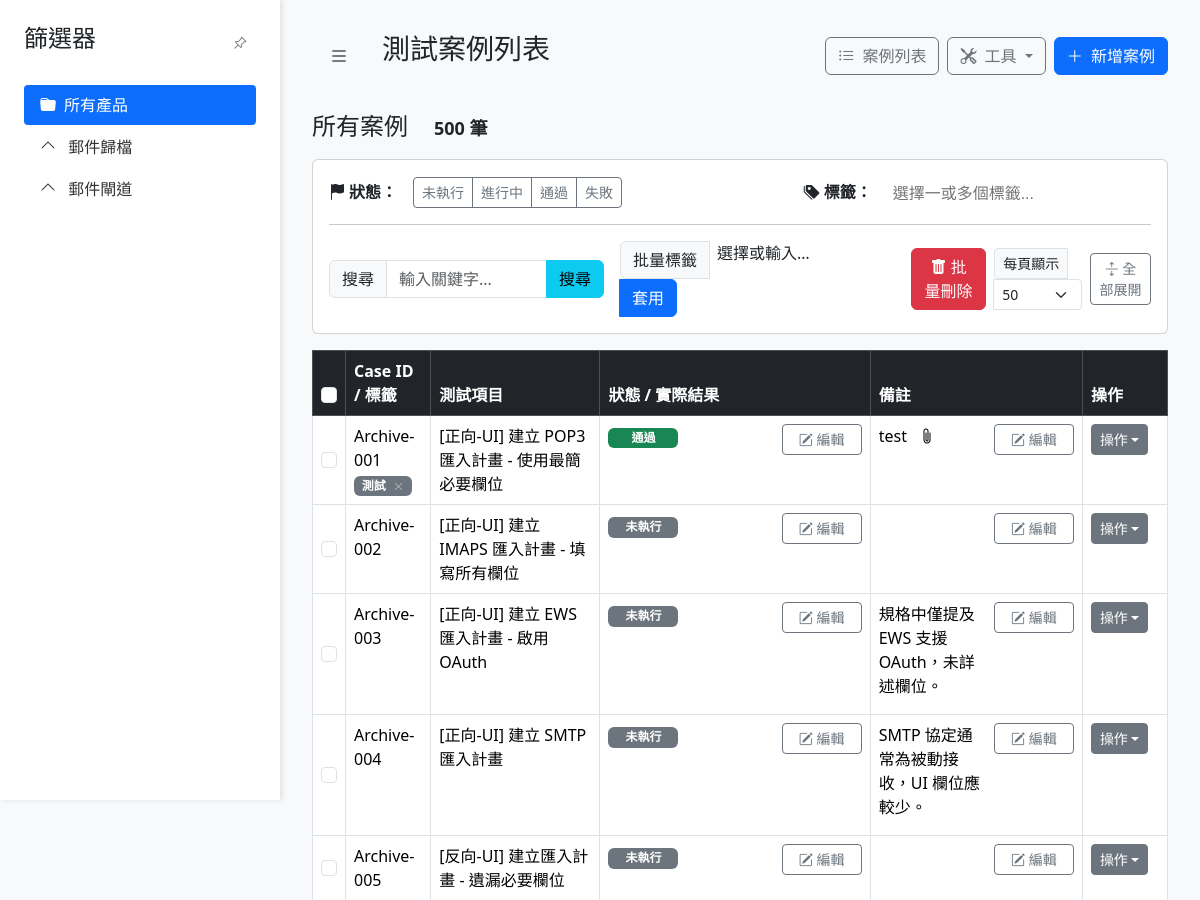
Before: / (upper part) with the older database file.
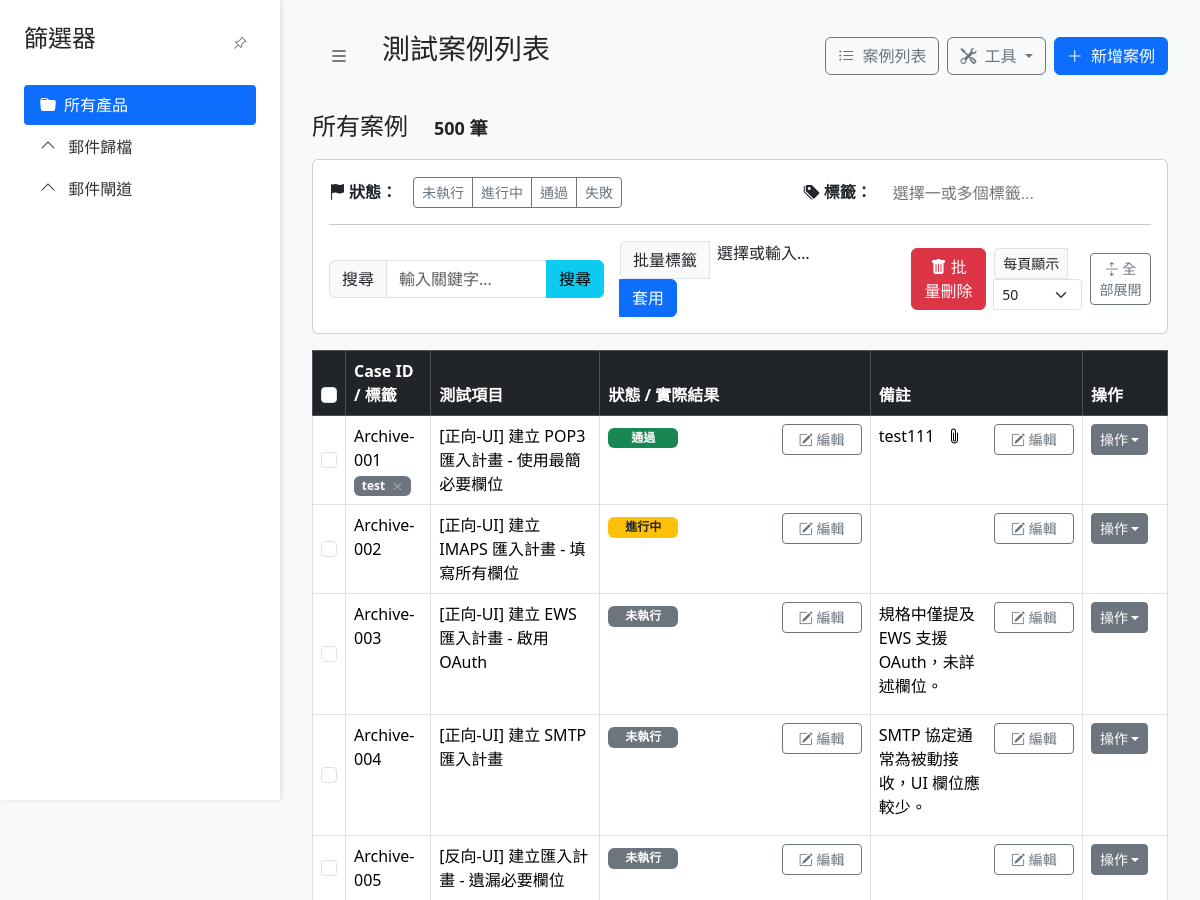
After: the same page with the newer database file.
### models.py (models this page shows, shortened)
class TestCase(db.Model):
    id = db.Column(db.Integer, primary_key=True)
    product_type = db.Column(db.String(50), nullable=False, default='未分類產品')
    category = db.Column(db.String(100), nullable=False)
    main_category = db.Column(db.String(50), nullable=True)
    sub_category = db.Column(db.String(50), nullable=True)
    case_id = db.Column(db.String(50), unique=True, nullable=False)
    test_item = db.Column(db.String(200), nullable=False)
    test_purpose = db.Column(db.Text, nullable=True)
    preconditions = db.Column(db.Text, nullable=True)
    test_steps = db.Column(db.Text, nullable=True)
    expected_result = db.Column(db.Text, nullable=True)
    actual_result = db.Column(db.Text, nullable=True)
    status = db.Column(db.String(20), nullable=False, default='未執行')
    notes = db.Column(db.Text, nullable=True)
    reference = db.Column(db.String(200), nullable=True)
    tags = db.relationship('Tag', secondary=test_case_tags, lazy='subquery',
                           backref=db.backref('test_cases', lazy=True))
    attachments = db.relationship('Attachment', backref='test_case', lazy=True, cascade="all, delete-orphan")

class Tag(db.Model):
    id = db.Column(db.Integer, primary_key=True)
    name = db.Column(db.String(50), unique=True, nullable=False)

### app.py (the view, shortened to what this page needs)
@app.route('/')
def index():
    page = request.args.get('page', 1, type=int)
    per_page = request.args.get('per_page', 50, type=int)
    if per_page not in [10, 20, 30, 40, 50]:
        per_page = 50
    selected_statuses = request.args.getlist('status')
    selected_tags = request.args.getlist('tag')
    search_term = request.args.get('search_term', '').strip()
    all_cases_for_tree = db.session.query(TestCase.product_type, TestCase.main_category, TestCase.sub_category).distinct().all()
    tree_data = {}
    for prod, main_cat, sub_cat in all_cases_for_tree:
        if not prod: continue
        if prod not in tree_data: tree_data[prod] = {}
        if main_cat and main_cat not in tree_data[prod]: tree_data[prod][main_cat] = []
        if main_cat and sub_cat and sub_cat not in tree_data[prod][main_cat]:
            tree_data[prod][main_cat].append(sub_cat)
    selected_product = request.args.get('product')
    selected_main_category = request.args.get('main_category')
    selected_sub_category = request.args.get('sub_category')
    global_precondition = None
    if selected_product:
        CATEGORY_RULES = load_category_rules()
        global_preconditions = CATEGORY_RULES.get('global_preconditions', {})
        global_precondition = global_preconditions.get(selected_product)
    query = TestCase.query
    if selected_product:
        query = query.filter_by(product_type=selected_product)
    if selected_main_category:
        query = query.filter_by(main_category=selected_main_category)
    if selected_sub_category:
        query = query.filter_by(sub_category=selected_sub_category)
    if selected_statuses:
        query = query.filter(TestCase.status.in_(selected_statuses))
    if selected_tags:
        for tag_name in selected_tags:
            query = query.filter(TestCase.tags.any(name=tag_name))
    pagination = query.order_by(TestCase.case_id).paginate(page=page, per_page=per_page, error_out=False)
    cases_to_display = pagination.items
    all_tags = Tag.query.order_by(Tag.name).all()
    return render_template('cases.html',
                           cases=cases_to_display,
                           tree_data=tree_data,
                           pagination=pagination,
                           selected_product=selected_product,
                           selected_main_category=selected_main_category,
                           selected_sub_category=selected_sub_category,
                           global_precondition=global_precondition,
                           per_page=per_page,
                           all_tags=all_tags,
                           selected_tags=selected_tags,
                           selected_statuses=selected_statuses,
                           search_term=search_term)

### app.py (called while the page is built)
@app.context_processor
def inject_status_options():
    status_options = ['未執行', '進行中', '通過', '失敗']
    return dict(status_options=status_options)

@app.context_processor
def utility_processor():
    return dict(render_manual_list=render_manual_list_in_template)

### templates/cases.html (shortened to what the changed rows need)
{% extends 'base.html' %}
{% block sidebar %}
    <nav class="tree-nav">
        <ul>
            {% for product, main_categories in tree_data.items()|sort %}
                <li class="parent {% if product == selected_product %}active open{% endif %}">
                    <a href="{{ url_for('index', product=product) }}">
                        {{ product }}
                    </a>
                </li>
            {% endfor %}
        </ul>
    </nav>
{% endblock %}
{% block content %}
    <form id="bulk-action-form" method="POST">
        <div class="sticky-bar">
            <div class="card">
                <div class="card-body">
                    <div class="row g-3 align-items-center mb-3">
                        <div class="col">
                            <div class="btn-group btn-group-sm" role="group">
                                {% for status in status_options %}
                                <a href="#" class="btn btn-outline-secondary filter-btn status-filter {% if status in selected_statuses %}active{% endif %}" data-filter-type="status" data-filter-value="{{ status }}">
                                    {{ status }}
                                </a>
                                {% endfor %}
                            </div>
                        </div>
                    </div>
                </div>
            </div>
        </div>
        <div class="table-responsive">
            <table class="table table-hover table-bordered caption-top table-fixed-layout">
                <caption></caption>
                <thead class="table-dark">
                    <tr>
                        <th style="width: 3%;"><input class="form-check-input" type="checkbox" id="select-all-checkbox"></th>
                        <th style="width: 10%;">Case ID / 標籤</th>
                        <th style="width: 20%;">測試項目</th>
                        <th style="width: 32%;">狀態 / 實際結果</th>
                        <th style="width: 25%;">備註</th>
                        <th style="width: 10%;">操作</th>
                    </tr>
                </thead>
                <tbody id="case-table-body">
                {% for case in cases %}
                        <tr class="expandable-row"
                            data-bs-target="#collapse-{{ case.id }}"
                            style="cursor: pointer;"
                            hx-get="{{ url_for('get_case_details', id=case.id) }}"
                            hx-target="#details-content-{{ case.id }}"
                            hx-swap="innerHTML"
                            hx-trigger="click once">
                            <td class="text-center align-middle">
                                <input class="form-check-input case-checkbox" type="checkbox" name="case_ids" value="{{ case.id }}">
                            </td>
                            <td>
                                {{ case.case_id }}
                                {% include 'partials/_tags_display.html' %}
                            </td>
                            <td>{{ case.test_item }}</td>
                            <td>
                                <div id="status-result-wrapper-{{ case.id }}">
                                    {% include 'partials/_status_result_display.html' %}
                                </div>
                            </td>
                            <td>
                                <div id="notes-wrapper-{{ case.id }}">
                                    {% include 'partials/_notes_display.html' %}
                                </div>
                            </td>
                            <td>
                                <div class="dropdown">
                                    <button class="btn btn-secondary btn-sm dropdown-toggle" type="button" data-bs-toggle="dropdown">操作</button>
                                </div>
                            </td>
                        </tr>
                {% else %}
                    <tr>
                        <td colspan="6" class="text-center">找不到符合篩選條件的測試案例。</td>
                    </tr>
                {% endfor %}
                </tbody>
            </table>
        </div>
    </form>
    <link href="https://cdn.jsdelivr.net/npm/select2@4.1.0-rc.0/dist/css/select2.min.css" rel="stylesheet" />
    <link rel="stylesheet" href="https://cdn.jsdelivr.net/npm/select2-bootstrap-5-theme@1.3.0/dist/select2-bootstrap-5-theme.min.css" />
{% endblock %}

### templates/partials/_tags_display.html
<div id="tags-{{ case.id }}" class="tags-container">
    {% if case.tags %}
        {% for tag in case.tags %}
            <span class="badge bg-secondary me-1">
                {{ tag.name }}
                <button class="btn-close btn-close-white ms-1" style="font-size: 0.6em;"
                        hx-post="{{ url_for('delete_tag', id=case.id) }}"
                        hx-target="#tags-{{ case.id }}"
                        hx-swap="outerHTML"
                        hx-vals='{"tag": "{{ tag.name }}"}'
                        aria-label="Delete tag"></button>
            </span>
        {% endfor %}
    {% else %}
        <span class="text-muted fst-italic"></span>
    {% endif %}
</div>

### templates/partials/_status_result_display.html (shortened to what this page needs)
<div class="cell-edit-trigger">
    <p class="mb-2">
        <span class="badge
            {% if case.status == '通過' %} bg-success
            {% elif case.status == '失敗' %} bg-danger
            {% elif case.status == '進行中' %} bg-warning text-dark
            {% else %} bg-secondary
            {% endif %} me-2" style="width: 70px;">
            {{ case.status }}
        </span>
    </p>
    <button type="button"
            hx-get="{{ url_for('edit_status_result', id=case.id) }}"
            hx-target="#status-result-wrapper-{{ case.id }}"
            hx-swap="innerHTML"
            class="btn btn-outline-secondary btn-sm">
        <i class="bi bi-pencil-square"></i> 編輯
    </button>
</div>

### templates/partials/_notes_display.html
<div class="cell-edit-trigger">
    <p class="mb-2">
        <span style="white-space: pre-wrap;">{{ case.notes or '' }}</span>
        {% if case.attachments %}
            <i class="bi bi-paperclip ms-2" title="有附件"></i>
        {% endif %}
    </p>
    <button type="button"
            class="btn btn-outline-secondary btn-sm"
            hx-get="{{ url_for('edit_notes', id=case.id) }}"
            hx-target="#notes-wrapper-{{ case.id }}"
            hx-swap="innerHTML">
        <i class="bi bi-pencil-square"></i> 編輯
    </button>
</div>

Changed rows visible on the page:
changed TestCase "Archive-001": loses Tag (name "測試"); notes "test" → "test111"
added Tag: name "test", shown under TestCase "Archive-001"
changed TestCase "Archive-002": status "未執行" → "進行中"
